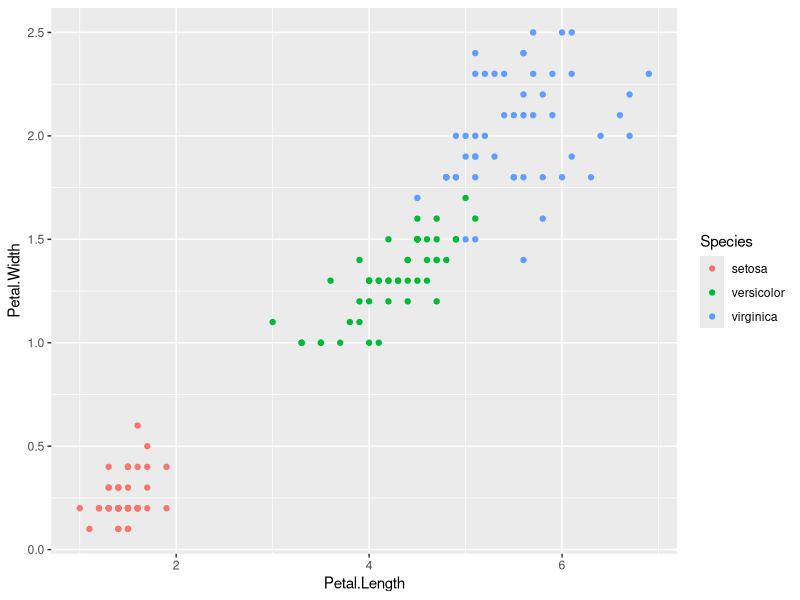
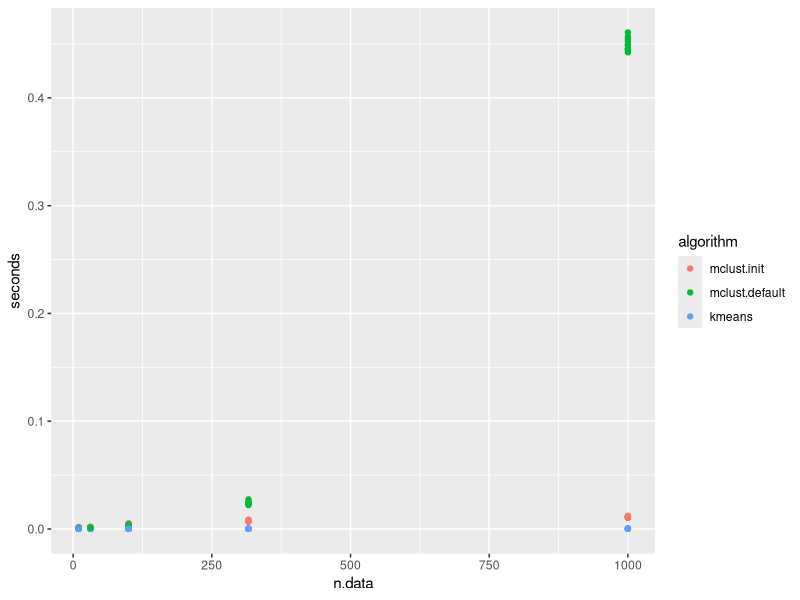
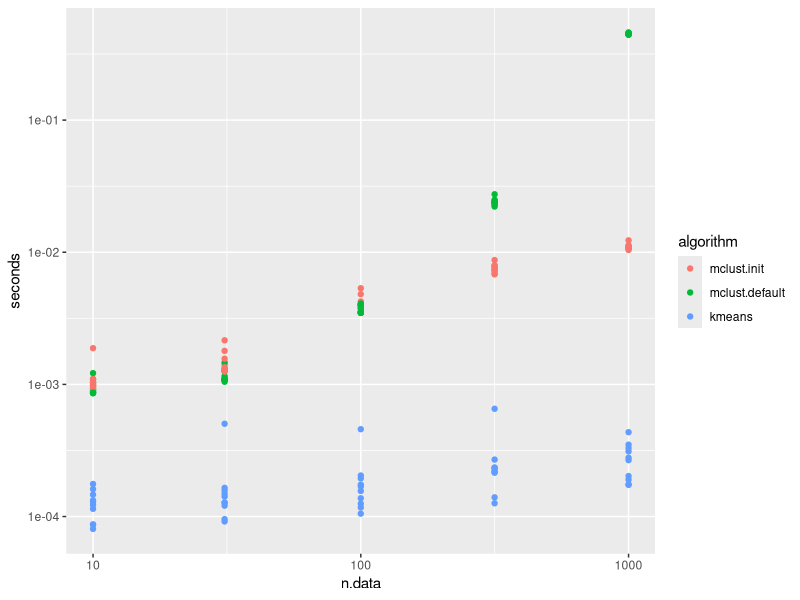

Source code (R) for these figures, in order:
head(iris)
data.mat <- as.matrix(
  iris[, c("Petal.Width", "Petal.Length")])
head(data.mat)
str(data.mat)
library(ggplot2)
ggplot()+
  geom_point(aes(
    x=Petal.Length,
    color=Species,
    y=Petal.Width),
    data=iris)

library(mclust)
n.clusters <- 3
system.time({
  mclust.result <- mclust::Mclust(
    data.mat, n.clusters, "VVI", verbose=FALSE)
})
mclust.result$loglik
mclust.result$classification
?mclust::Mclust
mclust.options("subset")

big.data.mat <- data.mat[rep(1:nrow(data.mat), 10),]
str(big.data.mat)
system.time({
  mclust.result <- mclust::Mclust(
    big.data.mat, n.clusters, "VVI", verbose=FALSE)
})

system.time({
  kmeans(data.mat, n.clusters)
})
system.time({
  kmeans(big.data.mat, n.clusters)
})

system.time({
  mclust.result <- mclust::Mclust(
    big.data.mat, n.clusters, "VVI", verbose=FALSE,
    initialization = list(
      subset=1:150))
})

library(data.table)
(n.data.vec <- as.integer(10^seq(1, 3, by=0.5)))
all.timings.list <- list()
for(n.data in n.data.vec){
  n.data.mat <- big.data.mat[1:n.data,]
  n.timings <- microbenchmark::microbenchmark(
    mclust.init={
      mclust.result <- mclust::Mclust(
        n.data.mat, n.clusters, "VVI", verbose=FALSE,
        initialization = list(
          subset=1:min(150, nrow(n.data.mat))))
    },
    mclust.default={
      mclust.result <- mclust::Mclust(
        n.data.mat, n.clusters, "VVI", verbose=FALSE)
    },
    kmeans={
      kmeans(n.data.mat, n.clusters)
    },
    times=10)
  class(n.timings)
  all.timings.list[[paste(n.data)]] <- data.table(
    n.data,
    n.timings)
}
(all.timings <- do.call(rbind, all.timings.list))
all.timings[, seconds := time/1e9]
all.timings[, algorithm := expr]

library(ggplot2)
ggplot()+
  geom_point(aes(
    n.data, seconds, color=algorithm),
    data=all.timings)

ggplot()+
  geom_point(aes(
    n.data, seconds, color=algorithm),
    data=all.timings)+
  scale_x_log10()+
  scale_y_log10()
